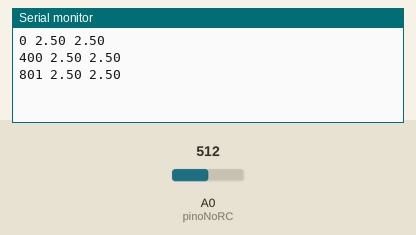
Recording of a sketch running on a simulated Arduino Uno, built with avr-gcc and run on an emulated ATmega328P. Parts: the last lines printed to the serial monitor. The test bench sets the inputs (shaded band); at power-on: A0 (pinoNoRC) = 512.

Above: at 1.2 s.
1.3 s: A0 (pinoNoRC) set to 716
At 1.46 s:
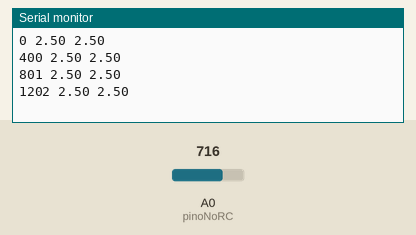
2.8 s: A0 (pinoNoRC) set to 900
At 3.06 s:
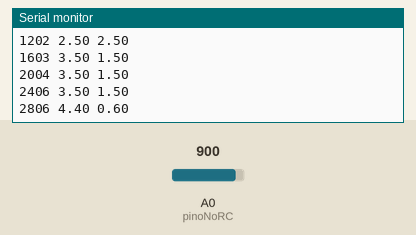
Timing chart, 0 to 5.8 s (numbered marks = the images above; inputs shaded):
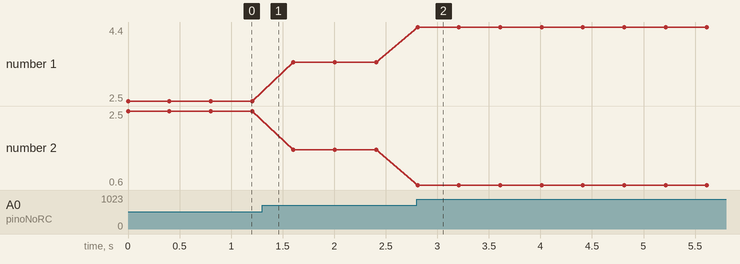

Measured:
- after the input at 2.8 s, the serial monitor: prints a new line at once (image 2)
- plotted number 1: 2.5 → 3.5 after the input at 1.3 s, 3.5 → 4.4 after the input at 2.8 s
- plotted number 2: 2.5 → 1.5 after the input at 1.3 s, 1.5 → 0.6 after the input at 2.8 s

The sketch:

circuitorc.ino
```cpp
int pinoNoRC=0;
int valorLido = 0;
float tensaoCapacitor = 0, tensaoResistor;
unsigned long time;
void setup(){
Serial.begin(9600);
}
void loop() {
	time=millis();
	valorLido=analogRead(pinoNoRC);
	tensaoResistor=(valorLido*5.0/1023); // 5.0V / 1023 degraus = 0.0048876
	tensaoCapacitor = abs(5.0-tensaoResistor);
 	Serial.print(time); //imprime o conteúdo de time no MONITOR SERIAL
    Serial.print(" ");
  	Serial.print(tensaoResistor);
  	Serial.print(" ");
  	Serial.println(tensaoCapacitor);
	delay(400);
}
```
